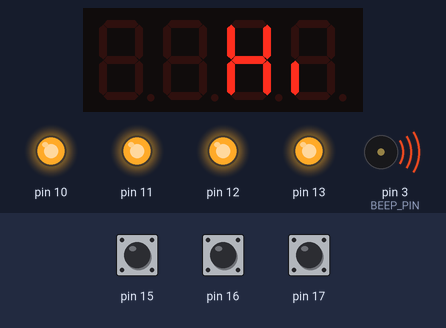
The sketch below on a simulated Arduino Uno, built with avr-gcc and run on an emulated ATmega328P. Shown: 4-digit seven-segment display, output pins drawn as LEDs (lit = HIGH), buzzer (waves = sounding, pin HIGH). The inputs (shaded band) are chosen by the test bench; at power-on: pin 15 HIGH, pin 16 HIGH, pin 17 HIGH.

Above: at 2.6 s.
2.7 s: pin 15 pulled LOW for 0.15 s
31.5 s: pin 16 pulled LOW for 3.2 s
At 49.19 s:
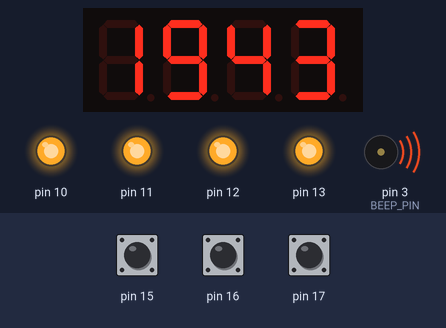
50.5 s: pin 17 pulled LOW for 0.15 s
At 51.0 s:
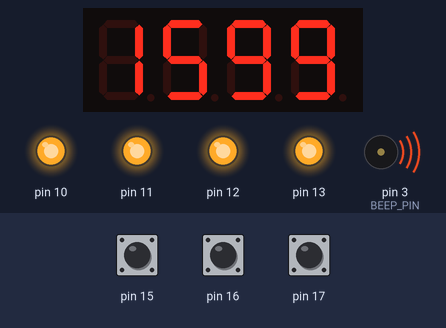
51.2 s: pin 15 pulled LOW for 1 s
At 52.51 s:
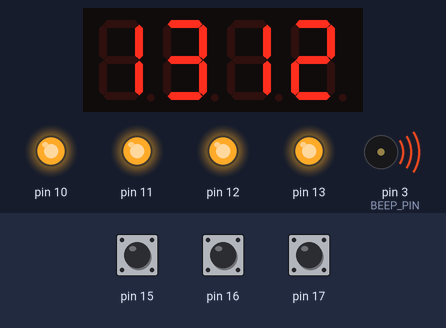
52.8 s: pin 16 pulled LOW for 0.15 s
At 53.11 s:
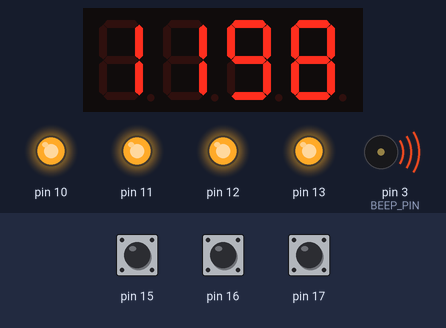
53.5 s: pin 17 pulled LOW for 1 s
At 53.71 s:
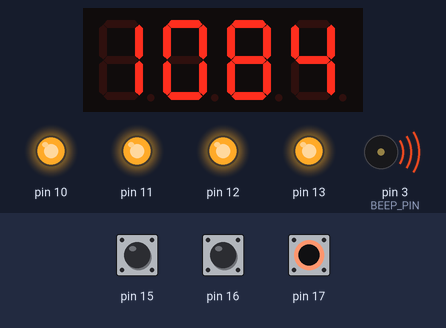

The sketch:

opdracht1.6.ino
```cpp
/* Gert, maart 2017; demo van 7-segments display op Multi Function Shield */
#include <TimerOne.h>
#include <Wire.h>
#include <MultiFuncShield.h>

#define BEEP_PIN 3

void setup() {
  Timer1.initialize();
  MFS.initialize(&Timer1);    // initialize multi-function shield library

  pinMode(BEEP_PIN, OUTPUT);
  digitalWrite(BEEP_PIN,LOW); // bieper heel even aanzetten
  delay(25);  // 25 milliseconde
  digitalWrite(BEEP_PIN,HIGH); // bieper weer uitzetten
}

void loop() {
  MFS.write("Hi",0); // links uitlijnen
  delay(2000);
  MFS.write("Hi",1); // rechts uitlijnen
  delay(2000);
  MFS.write("HELP"); // kleine tekst demo
  delay(2000);
  MFS.write("ABCD"); // niet alle letters uit het alfabet zijn duidelijk weer te geven en alleen als hoofdletters.
  delay(2000);
  MFS.write(-273); // weergave negatief getal
  delay(2000);
  MFS.write(9); // cijfers worden standaard rechts uitgelijnd
  delay(2000);
  MFS.write('P',1); // weergave van letter 'P' op positie 1 (0=linker display, 3=rechter display)
  delay(2000);
  MFS.write(3.141f, 3);  // weergave met 3 cijfers achter de komma
  delay(2000);

  for(int counter = 2000; counter >= 0; counter--) { // count down timer
    MFS.write(counter);
    delay(5);
  }
  delay(100);

  MFS.write("    "); // scherm leegmaken
  for(int counter = 0; counter < 3; counter++) {  // night rider met puntjes
      for(int omhoog = 0; omhoog < 3; omhoog++){
        MFS.write('.',omhoog);
        delay(100);
        MFS.write(' ',omhoog);
      }
      for(int omlaag = 3; omlaag >= 0; omlaag--){
        MFS.write('.',omlaag);
        delay(100);
        MFS.write(' ',omlaag);
      }
  }

  MFS.write("End");
  MFS.blinkDisplay(DIGIT_ALL, ON); // display laten knipperen
  delay(4000);
  MFS.blinkDisplay(DIGIT_ALL, OFF); // display knipperen laten stoppen
}
```
